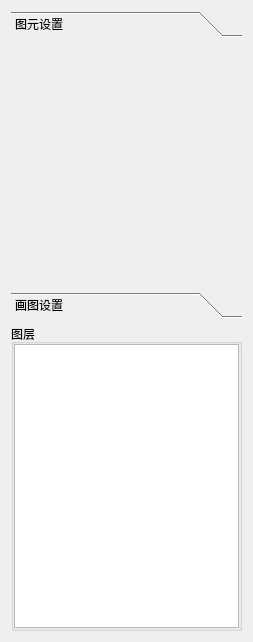
<?xml version="1.0" encoding="UTF-8"?>
<ui version="4.0">
 <class>DrawSetWidget</class>
 <widget class="QWidget" name="DrawSetWidget">
  <property name="geometry">
   <rect>
    <x>0</x>
    <y>0</y>
    <width>253</width>
    <height>642</height>
   </rect>
  </property>
  <property name="windowTitle">
   <string>Form</string>
  </property>
  <layout class="QVBoxLayout" name="verticalLayout">
   <item>
    <widget class="QToolBox" name="toolBox">
     <property name="currentIndex">
      <number>0</number>
     </property>
     <widget class="QWidget" name="page">
      <property name="geometry">
       <rect>
        <x>0</x>
        <y>0</y>
        <width>231</width>
        <height>247</height>
       </rect>
      </property>
      <attribute name="label">
       <string>图元设置</string>
      </attribute>
     </widget>
     <widget class="QWidget" name="page_2">
      <property name="geometry">
       <rect>
        <x>0</x>
        <y>0</y>
        <width>231</width>
        <height>247</height>
       </rect>
      </property>
      <attribute name="label">
       <string>画图设置</string>
      </attribute>
      <layout class="QGridLayout" name="gridLayout">
       <property name="leftMargin">
        <number>11</number>
       </property>
       <property name="topMargin">
        <number>5</number>
       </property>
       <property name="bottomMargin">
        <number>5</number>
       </property>
       <property name="spacing">
        <number>1</number>
       </property>
       <item row="0" column="0">
        <widget class="QLabel" name="label">
         <property name="text">
          <string>画笔颜色</string>
         </property>
        </widget>
       </item>
       <item row="0" column="1">
        <widget class="QPushButton" name="penColor">
         <property name="sizePolicy">
          <sizepolicy hsizetype="Fixed" vsizetype="Fixed">
           <horstretch>0</horstretch>
           <verstretch>0</verstretch>
          </sizepolicy>
         </property>
         <property name="minimumSize">
          <size>
           <width>120</width>
           <height>35</height>
          </size>
         </property>
         <property name="maximumSize">
          <size>
           <width>120</width>
           <height>35</height>
          </size>
         </property>
         <property name="text">
          <string/>
         </property>
        </widget>
       </item>
       <item row="1" column="0">
        <widget class="QLabel" name="label_5">
         <property name="text">
          <string>画笔宽度</string>
         </property>
        </widget>
       </item>
       <item row="1" column="1">
        <widget class="QDoubleSpinBox" name="penWidth">
         <property name="sizePolicy">
          <sizepolicy hsizetype="Fixed" vsizetype="Fixed">
           <horstretch>0</horstretch>
           <verstretch>0</verstretch>
          </sizepolicy>
         </property>
         <property name="minimumSize">
          <size>
           <width>120</width>
           <height>35</height>
          </size>
         </property>
         <property name="maximumSize">
          <size>
           <width>120</width>
           <height>35</height>
          </size>
         </property>
        </widget>
       </item>
       <item row="2" column="0">
        <widget class="QLabel" name="label_2">
         <property name="text">
          <string>画笔样式</string>
         </property>
        </widget>
       </item>
       <item row="2" column="1">
        <widget class="QComboBox" name="penStyle">
         <property name="sizePolicy">
          <sizepolicy hsizetype="Fixed" vsizetype="Fixed">
           <horstretch>0</horstretch>
           <verstretch>0</verstretch>
          </sizepolicy>
         </property>
         <property name="minimumSize">
          <size>
           <width>120</width>
           <height>35</height>
          </size>
         </property>
         <property name="maximumSize">
          <size>
           <width>120</width>
           <height>35</height>
          </size>
         </property>
        </widget>
       </item>
       <item row="3" column="0">
        <widget class="QLabel" name="label_3">
         <property name="text">
          <string>画刷颜色</string>
         </property>
        </widget>
       </item>
       <item row="3" column="1">
        <widget class="QPushButton" name="brushColor">
         <property name="sizePolicy">
          <sizepolicy hsizetype="Fixed" vsizetype="Fixed">
           <horstretch>0</horstretch>
           <verstretch>0</verstretch>
          </sizepolicy>
         </property>
         <property name="minimumSize">
          <size>
           <width>120</width>
           <height>35</height>
          </size>
         </property>
         <property name="maximumSize">
          <size>
           <width>120</width>
           <height>35</height>
          </size>
         </property>
         <property name="text">
          <string/>
         </property>
        </widget>
       </item>
       <item row="4" column="0">
        <widget class="QLabel" name="label_4">
         <property name="text">
          <string>画刷样式</string>
         </property>
        </widget>
       </item>
       <item row="4" column="1">
        <widget class="QComboBox" name="brushStyle">
         <property name="sizePolicy">
          <sizepolicy hsizetype="Fixed" vsizetype="Fixed">
           <horstretch>0</horstretch>
           <verstretch>0</verstretch>
          </sizepolicy>
         </property>
         <property name="minimumSize">
          <size>
           <width>120</width>
           <height>35</height>
          </size>
         </property>
         <property name="maximumSize">
          <size>
           <width>120</width>
           <height>35</height>
          </size>
         </property>
        </widget>
       </item>
      </layout>
     </widget>
    </widget>
   </item>
   <item>
    <widget class="QGroupBox" name="groupBox">
     <property name="title">
      <string>图层</string>
     </property>
     <layout class="QGridLayout" name="gridLayout_2">
      <property name="leftMargin">
       <number>0</number>
      </property>
      <property name="topMargin">
       <number>0</number>
      </property>
      <property name="rightMargin">
       <number>0</number>
      </property>
      <property name="bottomMargin">
       <number>0</number>
      </property>
      <property name="spacing">
       <number>0</number>
      </property>
      <item row="0" column="0">
       <widget class="QListView" name="listView">
        <property name="contextMenuPolicy">
         <enum>Qt::CustomContextMenu</enum>
        </property>
       </widget>
      </item>
     </layout>
    </widget>
   </item>
  </layout>
 </widget>
 <resources/>
 <connections/>
</ui>
